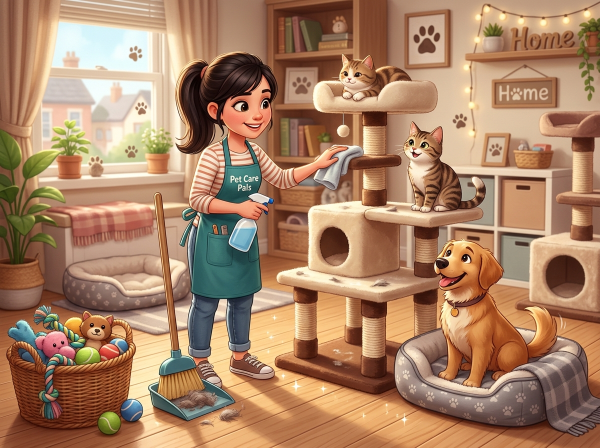
#> input picture miniprogram/images/services/clean.jpg, 1200 x 896 px (shown at 1/2 size)
$ python leaf_art.py ../../miniprogram/images/services/clean.jpg out.png
#> lines starting #> are read from the running program, lines starting #| are printed output that depends on the picture
"""Build a single portable leaf atlas with oak, orchard, cherry and birch branches."""
import argparse
from pathlib import Path
import cv2
import numpy as np
from PIL import Image, ImageDraw


FILTER = getattr(Image, 'Resampling', Image)
SIZE = 256
REGIONS = [(1029, 370, 1080, 413), (27, 311, 76, 348),
           (14, 381, 55, 428), (24, 568, 74, 612)]


def leaf(kind, source, rng, bright):
    h,w=85,55
    row,col=np.mgrid[0:h,0:w]
    t=(row+0.5)/h
    shift=0.07*np.sin(t*5+rng.uniform(0,2))
    x=(col+.5)/w*2-1-shift
    if kind==0:
        outline=np.sin(np.pi*t)**.72*(.65+.16*np.cos(t*7.3*np.pi)+.086*np.cos(t*13*np.pi))
    elif kind==3:
        outline=np.minimum((t+.01)*2.60,(1-t)*1.64)**.83*(.87+.07*np.cos(42*np.pi*t))
    else:
        outline=np.sin(np.pi*t)**.81*(.81+.045*np.sin(36*np.pi*t))
    alpha=np.clip((outline-abs(x))*w*.76+.5,0,1)
    cut=source.resize((w,h),FILTER.BICUBIC)
    detail=np.asarray(cut,dtype='float32').mean(2);detail-=np.median(detail)
    sample=[np.array([104,148,68]),np.array([122,151,63]),np.array([100,133,67]),np.array([155,177,88])][kind]
    # Fine ribs on the sunny half; a cooler adjacent half makes individual leaves read in groups.
    ribs=np.cos(2*np.pi*(t*6.8-np.abs(x)*1.12))**14
    value=np.clip(.89-.10*t+.09*(-x)+np.where(x<0,.07,-.08)+detail*.00115+ribs*.033,.59,1.19)
    value+=np.exp(-abs(x)*43)*.12
    color=np.clip(sample[None,None,:]*value[:,:,None]*bright+rng.uniform(-4,4,3),0,255)
    return Image.fromarray(np.dstack((color.astype('uint8'),(alpha*255).astype('uint8'))))


def blossom(src,rng):
    s=85
    yy,xx=np.mgrid[:s,:s];x=(xx-s/2)/(s*.49);y=(yy-s/2)/(s*.49)
    phase=rng.uniform(0,2*np.pi);r=np.hypot(x,y);ang=np.arctan2(y,x)
    folded=(((ang-phase+np.pi/5)%(2*np.pi/5))-np.pi/5)
    shape=(.56+.36*np.cos(2.5*folded)**1.75)-.08*np.exp(-(folded/.06)**2)
    alpha=np.clip((shape-r)*49+.5,0,1)
    source=np.asarray(src.resize((s,s),FILTER.BICUBIC),dtype='float32')
    grain=(source.mean(2)-145)*.095
    t=np.clip(r*1.31,0,1)
    petal=np.array([198,117,147])+t[:,:,None]*np.array([53,98,74])
    petal+=grain[:,:,None]+np.cos(folded*7)[:,:,None]*3
    centers=(r<.15);petal[centers]=np.array([227,171,86])+np.minimum(1,r[centers,None]/.14)*np.array([18,28,22])
    return Image.fromarray(np.dstack((np.clip(petal,0,255).astype('uint8'),(alpha*255).astype('uint8'))))


def stamp(im,piece,at,length,width,angle):
    elem=piece.resize((max(2,round(width)),max(2,round(length))),FILTER.LANCZOS)
    elem=elem.rotate(angle,FILTER.BICUBIC,expand=True)
    im.alpha_composite(elem,(round(at[0]-elem.width/2),round(at[1]-elem.height/2)))


def branch_tile(kind,src,index):
    rng=np.random.default_rng(6163+kind*41+index)
    im=Image.new('RGBA',(SIZE,SIZE));stem=ImageDraw.Draw(im)
    leaves=[leaf(kind,src,rng,x) for x in [.77,.88,.98,1.07,1.19]]
    flowers=[blossom(src,rng) for _ in range(6)] if kind==2 else []
    draw=[]
    root=np.array([rng.uniform(111,143),234.])
    for j in range(4):
        tip=np.array([np.clip((j+.50+rng.uniform(-.28,.28))*54+17,29,224),rng.uniform(30,82)+abs(j-1.5)*15])
        curve=(tip+root)*.5+np.array([rng.uniform(-30,30),rng.uniform(14,32)])
        coords=[]
        for q in np.linspace(0,1,21):
            coords.append(tuple((1-q)**2*root+2*(1-q)*q*curve+q*q*tip))
        stem.line(coords,fill=(97,96,61,255),width=3)
        stem.line(coords[7:],fill=(119,119,73,255),width=2)
        for i in range(10 if kind!=3 else 13):
            q=.19+.076*i if kind!=3 else .14+.064*i
            base=(1-q)**2*root+2*(1-q)*q*curve+q*q*tip
            direction=(1-q)*(curve-root)+q*(tip-curve)
            direction/=np.linalg.norm(direction)
            ortho=np.array([-direction[1],direction[0]])*(1 if (j+i)%2 else -1)
            axis=direction*rng.uniform(.35,.83)+ortho*rng.uniform(.70,1.01);axis/=np.linalg.norm(axis)
            length=rng.uniform(32,55)*(1-.20*q)*(.80 if kind==3 else 1)
            center=base+axis*length*.46
            a=np.degrees(np.arctan2(-axis[0],-axis[1]))
            shade=int(np.clip(np.floor(q*2.25+rng.uniform(0,2.8)),0,4))
            if kind==2 and rng.random()<.79:
                for n in range(2 if i%2 else 3):
                    pt=center+np.array([rng.uniform(-9,9),rng.uniform(-8,9)])
                    size=rng.uniform(16,28)*(1-.13*q)
                    draw.append((shade,flowers[(i+n+j)%len(flowers)],pt,size,size*rng.uniform(.79,1.03),a+n*32))
                if i%3:continue
            draw.append((shade,leaves[shade],center,length,length*rng.uniform(.48,.70),a))
    for _,piece,at,h,w,a in sorted(draw,key=lambda d:d[0]):
        stamp(im,piece,at,h,w,a)
    # Do not leave black RGB behind transparent edges: averaging into the
    # smaller mip levels would otherwise surround distant crowns with dark specks.
    a=np.asarray(im).copy();alpha=a[:,:,3];rgb=a[:,:,:3].copy()
    for _ in range(4):
        wgt=cv2.blur((alpha>0).astype(np.float32),(3,3))
        mask=(alpha==0)&(wgt>0)
        if not mask.any():break
        out=cv2.blur(rgb.astype('float32')*(alpha>0)[:,:,None],(3,3))/np.maximum(.001,wgt[:,:,None])
        rgb[mask]=out[mask].clip(0,255).astype('uint8');alpha=np.maximum(alpha,mask.astype('uint8'))
    a[:,:,:3]=rgb
    return Image.fromarray(a)


def main():
    ap=argparse.ArgumentParser(description=__doc__)
    ap.add_argument('reference',type=Path);ap.add_argument('output',type=Path)
    args=ap.parse_args();args.output.mkdir(parents=True,exist_ok=True)
    atlas=Image.new('RGBA',(4*SIZE,4*SIZE))
#> atlas: PIL image 1024x1024 RGBA; every value is 0
    with Image.open(args.reference) as original:
#> original is the input picture: PIL image 1200x896 RGB; mean R, G, B 169.1, 130.4, 101.3
        source=original.convert('RGB');scale=source.width/1100
#> after `scale = source.width / 1100`: scale = 1.09
        for row,box in enumerate(REGIONS):
            crop=source.crop(tuple(round(v*scale) for v in box))
            for col in range(4):
                atlas.paste(branch_tile(row,crop,col),(SIZE*col,SIZE*row))
#> this loop made 4 passes
#> pass 1, in main, `crop=source.crop(tuple(round(v*scale) for v in box))`:
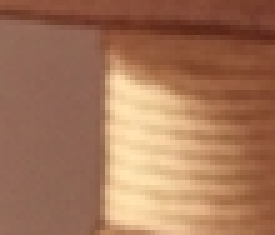
#> crop: PIL image 55x47 RGB (shown 5 times larger); mean R, G, B 164.1, 117.1, 88.9
#> pass 1, in leaf, `cut=source.resize((w,h),FILTER.BICUBIC)`:
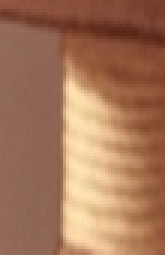
#> cut: PIL image 55x85 RGB (shown 3 times larger); mean R, G, B 164.1, 117.1, 88.9
#> pass 1, in leaf, `detail = np.asarray(cut, dtype='float32').mean(2)`:
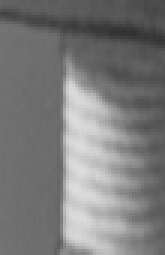
#> detail: shape (85, 55) float32 (shown 3 times larger); min 49.33, max 221, mean 123.4
#> after the loop:
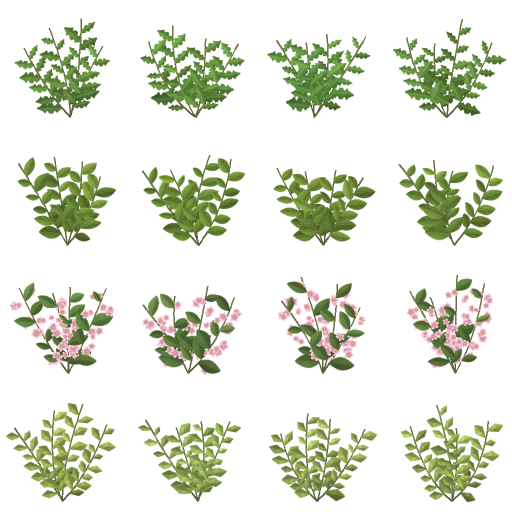
#> atlas: PIL image 1024x1024 RGBA (shown at 1/2 size); mean R, G, B, A 42.6, 49.5, 26.1, 58.2; transparent parts drawn white
    atlas.save(args.output/'leaf-sprays.png',optimize=True)


if __name__=='__main__':
    main()
